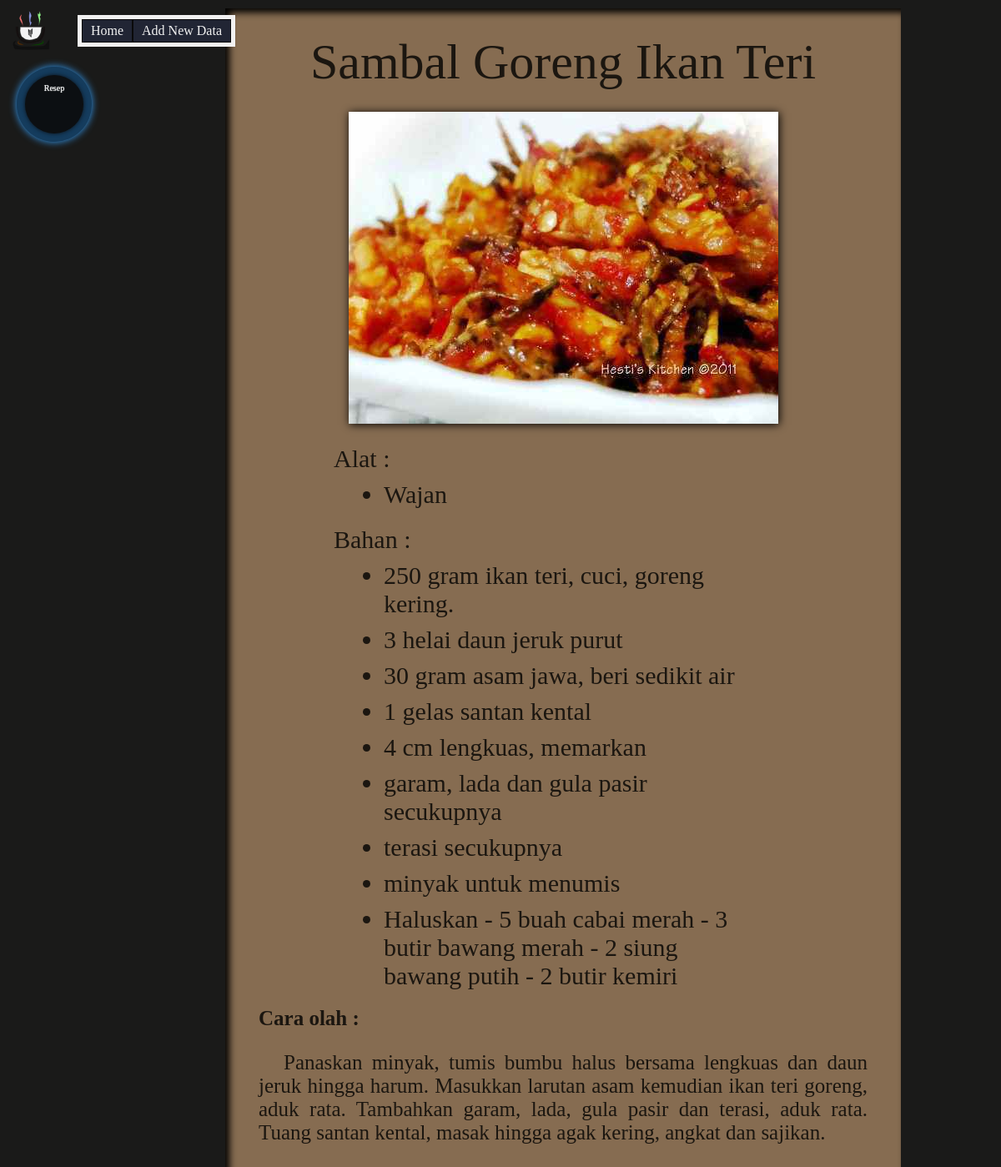
The app's page /data_list.php?read=true&id=r5 with its own data.
### tables this page shows
CREATE TABLE IF NOT EXISTS `resep` (
  `id` int(11) NOT NULL AUTO_INCREMENT,
  `kode_resep` varchar(4) NOT NULL DEFAULT '',
  `nama_resep` varchar(100) DEFAULT NULL,
  `kode_jenis_resep` varchar(3) DEFAULT NULL,
  `alat_resep` text,
  `bahan_resep` text,
  `cara_olah_resep` text,
  `foto_resep` varchar(100) DEFAULT NULL,
  PRIMARY KEY (`kode_resep`),
  UNIQUE KEY `id` (`id`)
);

### database.php (called while the page is built, shortened)
<?php
class database{
  function getAllData(){
    $result = array();
    $query = mysql_query("select * from resep order by id asc");
    if(mysql_num_rows($query) > 0){
      while($data = mysql_fetch_array($query)){
        $result[] = $data;
      }
      return $result;
    }else{
      return 0;
    }
  }
  function readData($id){
    $query = mysql_query("select * from resep where kode_resep='".$id."'");
    return mysql_fetch_array($query);
  }
}
?>

### data_list.php (the view, shortened to what this page needs)
<?php
include "database.php";
$data = new database();
$result = $data->getAllData();
include "menu.php";
if($result == 0){
  echo "No data yet!";
}else{
?>
<div id="data-list">
<div id="data-list-wrap">
<?php
if(isset($_GET['read']) && isset($_GET['id'])){
  $datadetail = $data->readData($_GET['id']);
?>
  <div id="data-list-read">
    <div id="data-list-read-title">
      <?php echo $datadetail['nama_resep']; ?>
    </div>
    <div id="data-list-read-image">
      <?php
      if($datadetail['foto_resep']){
        echo "<img src='image/".$datadetail['foto_resep']."' id='data-list-read-img'>";
      } else{
        echo "No Image!";
      }
      ?>
    </div>
    <div id="data-list-read-alat">
      Alat : <br>
      <ul>
      <?php
      $alatalat = explode("|",$datadetail['alat_resep']);
      $jumlahalat = count($alatalat);
      for($i = 0;$i < $jumlahalat;$i++){
        echo "<li class='li-alat'>".$alatalat[$i]."</li>";
      }
      ?>
      </ul>
    </div>
    <div id="data-list-read-bahan">
      Bahan : <br>
      <ul>
      <?php
      $bahanbahan = explode("|",$datadetail['bahan_resep']);
      $jumlahbahan = count($bahanbahan);
      for($i = 0;$i < $jumlahbahan;$i++){
        echo "<li class='li-bahan'>".$bahanbahan[$i]."</li>";
      }
      ?>
      </ul>
    </div>
    <div id="data-list-read-cara-olah">
      <b>Cara olah :</b> <br>
      <p><?php echo $datadetail['cara_olah_resep']; ?></p>
    </div>
<?php
}
}
 ?>

### menu.php (style rules this page uses)
ul { margin :0; padding: 0; }

### data_list.php (style rules this page uses)
body,div { margin: 0; padding: 0; }
#data-list { padding-left: 150px; padding-top: 10px; background: #1a1a19; }
#data-list-wrap { margin: 0 auto; width: 770px; min-height: 530px; padding: 20px 20px; background: #866c51; box-shadow: 5px 5px 8px #000 inset; }
#data-list-read { padding: 10px 20px; font-family: Blackadder ITC; color: #1b1610; }
#data-list-read-title { text-align: center; font-size: 60px; }
#data-list-read-image { margin: 25px 20px; text-align: center; }
#data-list-read-img { box-shadow: 1px 1px 10px #000; }
#data-list-read-alat { margin: 20px 90px; font-size: 30px; list-style: circle; }
#data-list-read-alat li { margin: 9px 60px; }
#data-list-read-bahan { margin: 20px 90px; font-size: 30px; list-style: circle; }
#data-list-read-bahan li { margin: 9px 60px; }
#data-list-read-cara-olah { font-size: 25px; }
#data-list-read-cara-olah p { text-align: justify; text-indent: 30px; font-size: 25px; }

### records on screen
resep: nama_resep "Sambal Goreng Ikan Teri", foto_resep (picture), alat_resep "Wajan", bahan_resep "250 gram ikan teri, cuci, goreng kering.", bahan_resep "3 helai daun jeruk purut", bahan_resep "30 gram asam jawa, beri sedikit air", bahan_resep "1 gelas santan kental", bahan_resep "4 cm lengkuas, memarkan", bahan_resep "garam, lada dan gula pasir secukupnya", bahan_resep "terasi secukupnya", bahan_resep "minyak untuk menumis", bahan_resep "Haluskan - 5 buah cabai merah - 3 butir bawang merah - 2 siung bawang putih - 2 butir kemiri", cara_olah_resep "Panaskan minyak, tumis bumbu halus bersama lengkuas dan daun jeruk hingga harum. Masukkan larutan asam kemudian ikan teri goreng, aduk rata. Tambahkan garam, lada, gula pasir dan terasi, aduk rata. Tuang santan kental, masak hingga agak kering, angkat dan sajikan."
